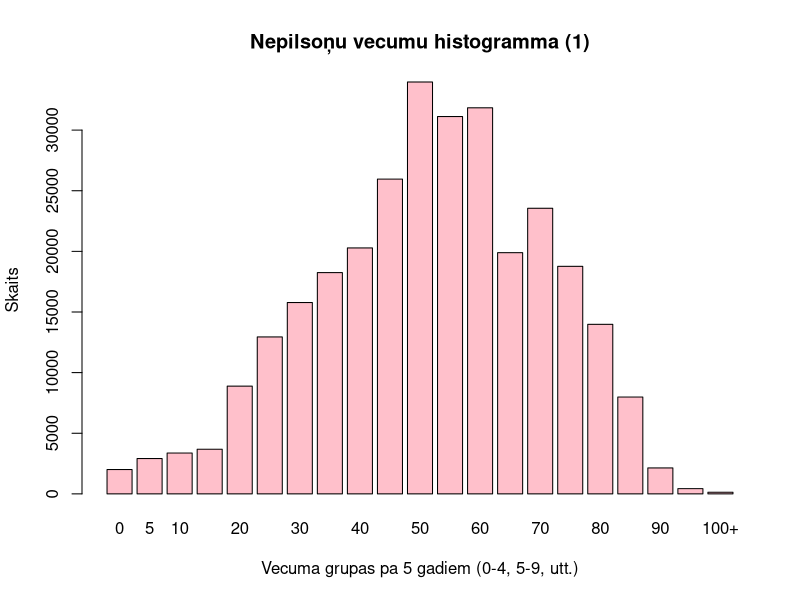
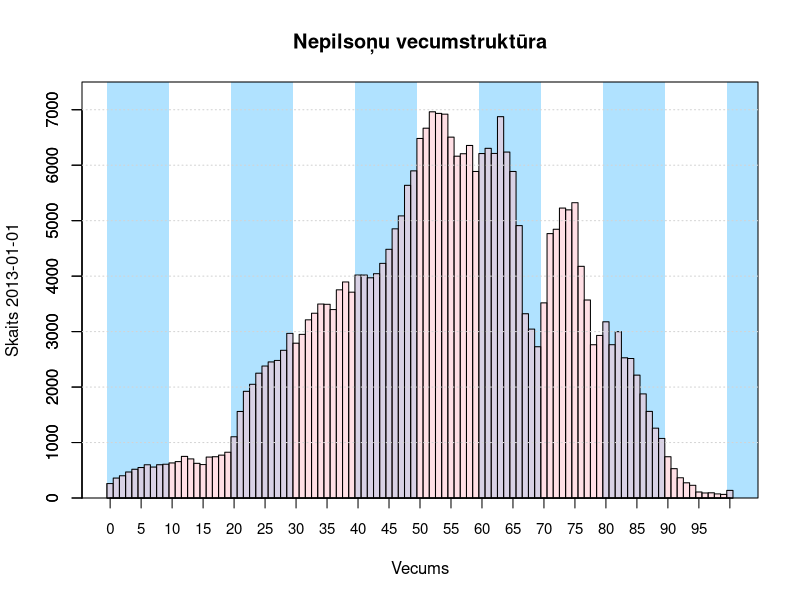

Reproduce these figures in R, in order.
# Set this path to the one that you are using

# setwd("/home/st/java-eim/java-eim-parent/src/site/resources/R/dataproc/demography/")
# source("noncit-load.R")

library("rstudioapi")
setwd(dirname(rstudioapi::getActiveDocumentContext()$path))



#source("noncit-load.R")
dsets <- c("2007-01-01", "2007-07-01", "2008-01-01", "2008-07-01", 
           "2009-01-01", "2009-07-01", "2010-01-01", "2010-07-01", 
           "2011-01-01", "2011-07-01", "2012-01-01", "2012-07-01", 
           "2013-01-01", "2013-07-01")

getYear <- function(x) {
  ddd <- as.numeric(as.Date(x) - as.Date("2007-01-01"))
  round(2007+ddd/365.25, digits=2)
}

df <- read.table("DzGads-VPd-2007_2013.csv", head=TRUE, sep=",")



nonCitAges <- df[df$ReportDate=="2013-01-01","LvNonCitizen"]

##################################################
### 1st histogram - age groups 0-4, 5-9, etc.
##################################################
breaks <- seq(0,100,by=5)
interv <- findInterval(0:111,breaks)
slices <- vector()
for (i in 1:length(breaks)) {
  slices[i] <- sum(nonCitAges*(interv==i))
}
breakLabels <- breaks
breakLabels[21] <- "100+"

png("noncit-histogram1.png", width=600, height=450)
barplot(slices, names.arg=breakLabels, col="pink",
  xlab="Vecuma grupas pa 5 gadiem (0-4, 5-9, utt.)", 
  ylab="Skaits")
title("Nepilso\u0146u vecumu histogramma (1)")
dev.off()


##################################################
### 2nd histogram - every year (0-99 and also 100+)
##################################################
png("noncit-histogram2.png", width=600, height=450)
newNames <- rep("",101)
newVar <- nonCitAges[1:100]
newVar[101] <- sum(nonCitAges[101:length(nonCitAges)])
barplot(newVar, names.arg = newNames, 
        col="pink",space=0, ylim=c(0,7500),
        xlab="Vecums", ylab="Skaits 2013-01-01")
for (m in 0:10) {
  if (m %% 2 == 0) {
    polygon(c(m*10,m*10,(m+1)*10,(m+1)*10),
            c(0,7500,7500,0),col='lightskyblue1', border=NA)
  }
  else {
    polygon(c(m*10,m*10,(m+1)*10,(m+1)*10),
            c(0,7500,7500,0),col='white', border=NA)
  }
}

# Try transparent colors
pinkRGB <- as.vector(col2rgb("pink"))/255
newPink <- rgb(pinkRGB[1],pinkRGB[2],pinkRGB[3],0.5)


barplot(newVar, names.arg = newNames, 
        col=newPink,space=0, ylim=c(0,7500), add=TRUE)
box()
abline(col="lightgray",lty="dotted",h=(1000*(1:7)))
midpts <- seq(0,100,by=5)
midptsShifted <- midpts + 0.5
midpts <- as.character(midpts)
midpts[21] <- "100+"
axis(1, at = midptsShifted, labels=midpts, cex.axis=0.9)
title("Nepilso\u0146u vecumstrukt\u016Bra")
dev.off()
